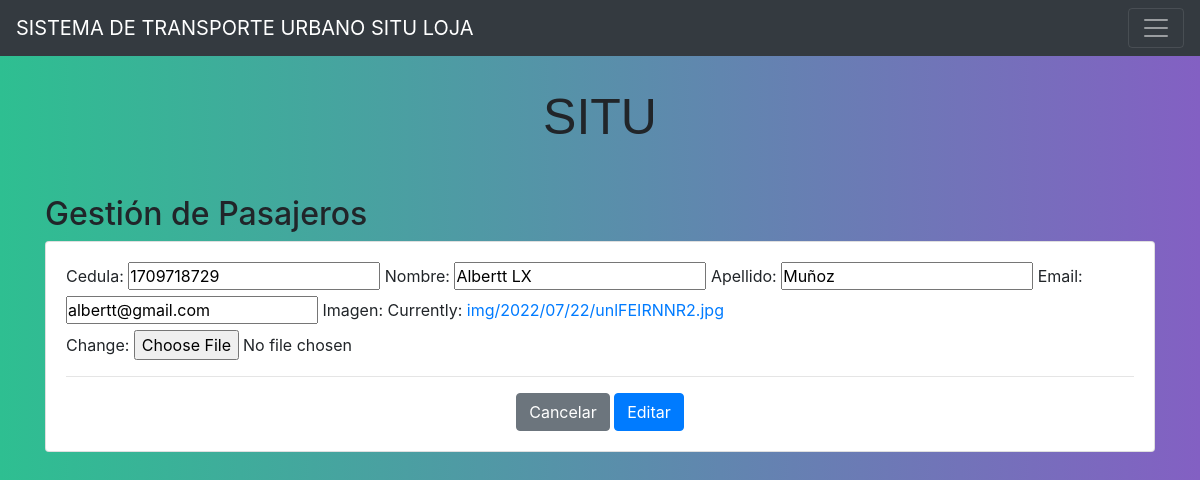
The app's page /pasajerosEdit/1 with its own data.
### appSITUweb/models.py (models this page shows, shortened)
class Pasajero(models.Model):
	cedula = models.CharField(max_length=10, blank=False)
	nombre = models.CharField(max_length=10, blank=False)
	imagen = models.ImageField(upload_to='img/%Y/%m/%d/')
	apellido = models.CharField(max_length=30)
	email = models.EmailField()

### appSITUweb/views.py (the view)
# urls.py: path('pasajerosEdit/<id>', pasajerosEdit, name='pasajerosEdit')
def pasajerosEdit(request, id):
    pasajeros = get_object_or_404(Pasajero, id = id)
    data = {
        'form' : PasajeroFormulario(instance=pasajeros)
    }
    if request.method == 'POST':
        formulario = PasajeroFormulario(data=request.POST, instance=pasajeros, files=request.FILES)
        if formulario.is_valid():
            formulario.save()
            return redirect(to="pasajeros")
    return render(request,'pasajerosEdit.html',data)

### appSITUweb/forms.py
class PasajeroFormulario(forms.ModelForm):
	class Meta:
		model = Pasajero
		fields=["cedula","nombre","apellido", "email","imagen"]

### templates/pasajerosEdit.html (shortened to what this page needs)
{% extends "./base.html" %}
{% block body %}
<center>
    <article>
        <p class="animate__animated animate__pulse animate__infinite"
        style="font-family: 'Comic Sans MS', sans-serif; font-size: 50px; ">SITU</p><br>
    </article>
</center>
<h2>Gestión de Pasajeros</h2>
        <div class="card">
            <div class="card-body">
                <form action="" method="post" enctype ="multipart/form-data" >
                    {{form}}
                    <hr>
                    <div class="d-flex justify-content-center">
                        <input type="reset" value="Cancelar" class="btn btn-secondary">
                        <input type="submit" value="Editar" class="btn btn-primary">
                    </div>
                </form>
            </div>
        </div>
{% endblock body %}

### templates/static/login.css (style rules this page uses)
* { margin: 0px; padding: 0px; }
body { background: #8360c3; background: -webkit-linear-gradient(to right, #2ebf91, #8360c3); background: linear-gradient(to right, #2ebf91, #8360c3); }

### records on screen
Pasajero: cedula "1709718729", nombre "Albertt LX", apellido "Muñoz", email "albertt@gmail.com"
